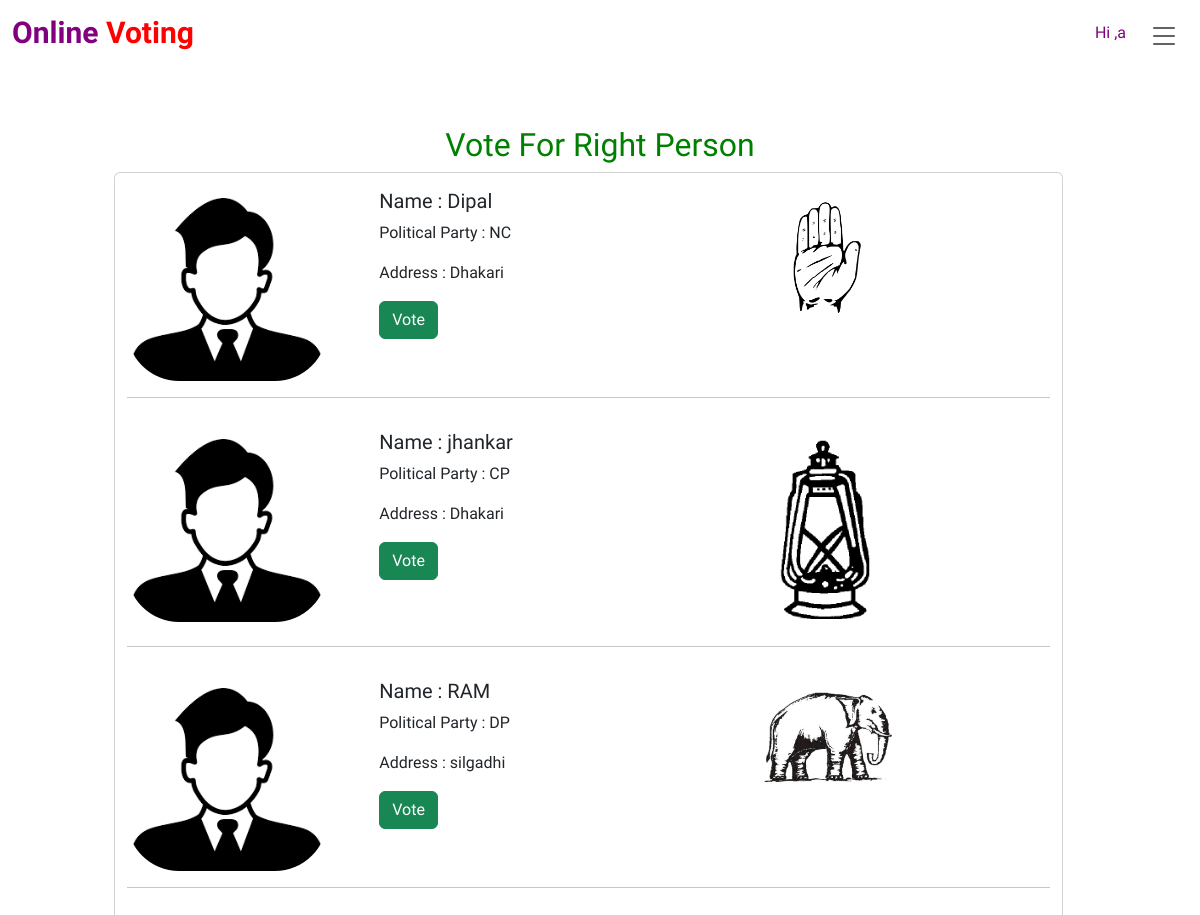
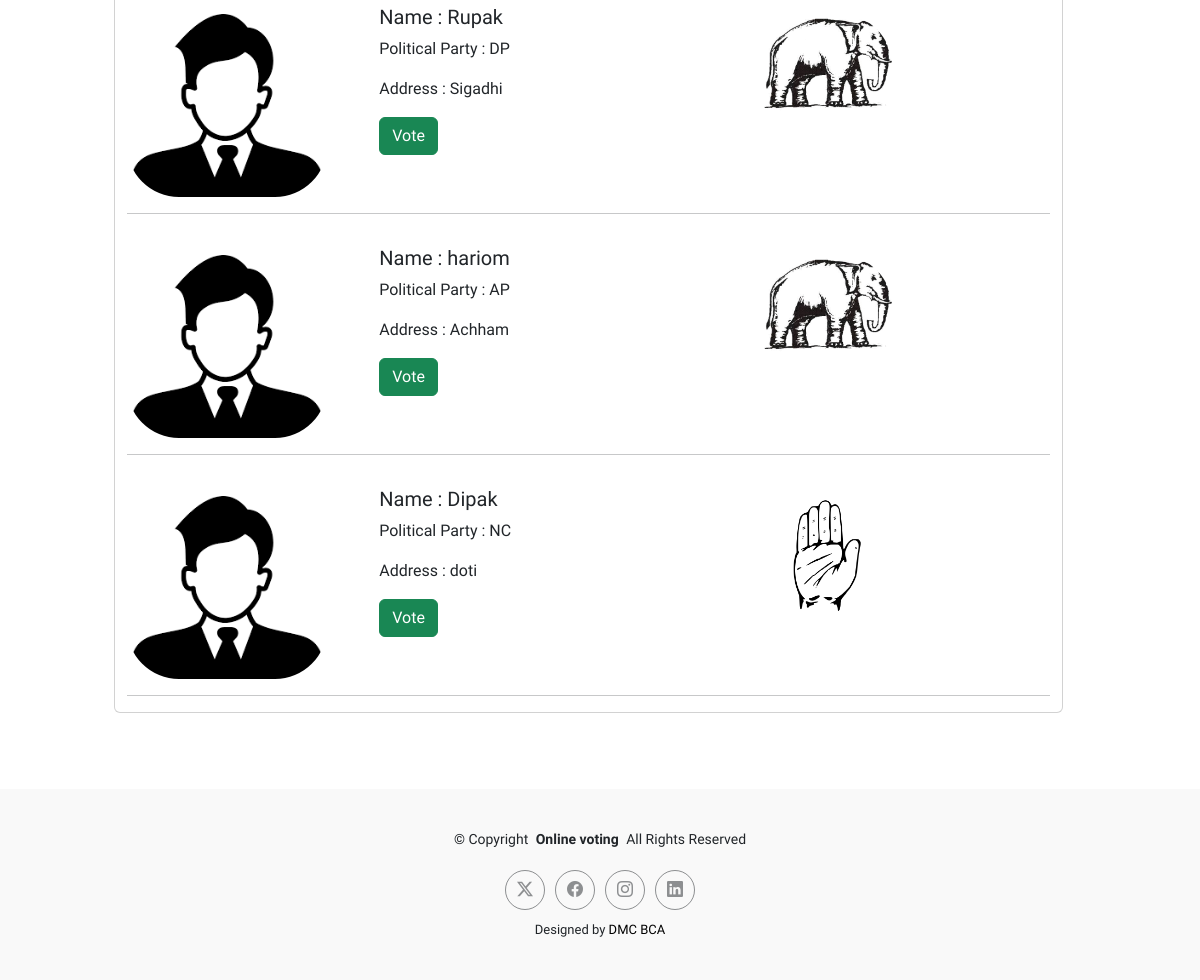
/voting.php?alert=logged (signed in), run on the app's committed database (2 pictures, top to bottom).
### tables this page shows
CREATE TABLE `candidates` (
  `id` int(11) NOT NULL,
  `name` varchar(100) NOT NULL,
  `party` varchar(100) DEFAULT NULL,
  `contact` bigint(20) NOT NULL,
  `Address` varchar(50) NOT NULL,
  `img_url` varchar(50) NOT NULL,
  `created_at` timestamp NOT NULL DEFAULT current_timestamp()
);

### function.php (called while the page is built, shortened)
<?php
function isLoggedIn(){
if(isset($_SESSION['userid'])&&isset($_SESSION['fname'])&&isset($_SESSION['role'])){
    return array(
        "userid" =>$_SESSION['userid'],
        "fname" =>$_SESSION['fname'],
        "role" =>$_SESSION['role']
        );
}
    return FALSE;
}
?>

### evoting.php (called while the page is built, shortened)
<?php
class evoting
{
    private $conn;
    public function __construct($connection)
    {
        $this->conn = $connection;
    }
    public function getVoterDetails()
    {
        $query = "select *from candidates";
        $stmt = $this->conn->prepare($query);
        if ($stmt->execute()) {
            $result = $stmt->fetchAll(PDO::FETCH_ASSOC);
            return $result;
        }
    }
}

### voting.php (the view, shortened to what this page needs)
<?php
require 'function.php';
require_once("evoting.php");
$userid = $_SESSION['userid'];
$getCandidates = new evoting($connection);
$getAll = $getCandidates->getVoterDetails();
$validateVoter = $getCandidates->checkVoter($userid);
?>
<!DOCTYPE html>
<html lang="en">
<head>
    <link href="assets/vendor/bootstrap/css/bootstrap.min.css" rel="stylesheet">
    <link href="assets/vendor/bootstrap-icons/bootstrap-icons.css" rel="stylesheet">
    <link href="assets/vendor/aos/aos.css" rel="stylesheet">
    <link href="assets/vendor/glightbox/css/glightbox.min.css" rel="stylesheet">
    <link href="assets/vendor/swiper/swiper-bundle.min.css" rel="stylesheet">
    <link href="assets/css/main.css" rel="stylesheet">
</head>
<body class="index-page">
    <header id="header" class="header d-flex align-items-center sticky-top">
        <div class="container-fluid  position-relative d-flex align-items-center justify-content-between">
            <a href="index.php" class="logo d-flex align-items-center">
                <h1 class="sitename"><span style="color:purple;"> Online</span> <span style="color:red; font-weight:600;"> Voting<span> </h1>
            </a>
            <h1 class="card-title"><span style="color: purple; float: right;margin-right: 62px; font-size: medium;"> Hi ,<?php echo isLoggedIn()['fname']; ?></span> </h1>
        </div>
    </header>
    <main class="main">
        <section id="portfolio" class="portfolio section">
            <div class="container form-container">
                <div class="row" style="  overflow-y: scroll;">
                    <div class="col-sm-8 offset-2">
                        <h2 class="text-center" style="color: green;">Vote For Right Person </h2>
                    </div>
                    <?php
                    if (empty($validateVoter)) { ?>
                        <div class="row">
                            <div class="card mb-3">
                                <?php
                                foreach ($getAll as $key => $value) { ?>
                                    <div class="row">
                                        <div class="col-md-3" style="margin-top: 25px;">
                                            <img src="<?php echo $value['img_url']; ?>" class="img-fluid" width='200' height='200' style="border-radius:52px">
                                        </div>
                                        <div class="col-md-5">
                                            <div class="card-body">
                                                <h5 class="card-title">Name : <?php echo $value['name']; ?></h5>
                                                <p class="card-text">Political Party : <?php echo $value['party']; ?></p>
                                                <p class="card-text">Address : <?php echo $value['Address']; ?></p>
                                                <form method="POST" action="action.php?form=voting_form">
                                                    <button type="submit" name="vote_btn" class="btn btn-success">Vote</button>
                                                </form>
                                            </div>
                                        </div>
                                        <div class="col-md-2" style="margin-top: 25px;">
                                            <?php if ($value['party'] == 'NC') { ?>
                                                <img src="assets/img/hand.png" class="img-fluid" width='200' height='200' style="border-radius:52px">
                                            <?php } ?>
                                            <?php if ($value['party'] == 'CP') { ?>
                                                <img src="assets/img/light.png" class="img-fluid" width='200' height='200' style="border-radius:52px">
                                            <?php } ?>
                                            <?php if ($value['party'] == 'AP') { ?>
                                                <img src="assets/img/elep.png" class="img-fluid" width='200' height='200' style="border-radius:52px">
                                            <?php } ?>
                                            <?php if ($value['party'] == 'DP') { ?>
                                                <img src="assets/img/elep.png" class="img-fluid" width='200' height='200' style="border-radius:52px">
                                            <?php } ?>
                                        </div>
                                    </div>
                                    <hr>
                                <?php } ?>
                            </div>
                        </div>
                    <?php } ?>
                </div>
            </div>
        </section>
    </main>
    <footer id="footer" class="footer light-background">
        <div class="container">
            <div class="copyright text-center ">
                <p>© <span>Copyright</span> <strong class="px-1 sitename">Online voting</strong> <span>All Rights Reserved</span></p>
            </div>
            <div class="social-links d-flex justify-content-center">
                <a href=""><i class="bi bi-twitter-x"></i></a>
                <a href=""><i class="bi bi-facebook"></i></a>
                <a href=""><i class="bi bi-instagram"></i></a>
                <a href=""><i class="bi bi-linkedin"></i></a>
            </div>
            <div class="credits">
                Designed by <a href="#">DMC BCA</a>
            </div>
        </div>
    </footer>
</body>
</html>

### assets/css/main.css (style rules this page uses)
:root { --default-font: "Inconsolata", system-ui, -apple-system, "Segoe UI", Roboto, "Helvetica Neue", Arial, "Noto Sans", "Liberation Sans", sans-serif, "Apple Color Emoji", "Segoe UI Emoji", "Segoe UI Symbol", "Noto Color Emoji"; --heading-font: "Inconsolata", sans-serif; --nav-font: "Inconsolata", sans-serif; }
:root { --background-color: #ffffff; --default-color: #212529; --heading-color: #000000; --accent-color: #000000; --surface-color: #ffffff; --contrast-color: #ffffff; }
:root { --nav-color: #5b5b5b; --nav-hover-color: #000000; --nav-mobile-background-color: #f5f5f5; --nav-dropdown-background-color: #ffffff; --nav-dropdown-color: #5b5b5b; --nav-dropdown-hover-color: #000000; }
.light-background { --background-color: #f9f9f9; --surface-color: #ffffff; }
:root { scroll-behavior: smooth; }
body { color: var(--default-color); background-color: var(--background-color); font-family: var(--default-font); }
a { color: var(--accent-color); text-decoration: none; transition: 0.3s; }
h1, h2, h3, h4, h5, h6 { color: var(--heading-color); font-family: var(--heading-font); }
.header { color: var(--default-color); background-color: var(--background-color); padding: 15px 0; transition: all 0.5s; z-index: 997; }
.header .logo { line-height: 1; }
.header .logo h1 { font-size: 30px; margin: 0; font-weight: 700; color: var(--heading-color); }
.footer { color: var(--default-color); background-color: var(--background-color); font-size: 14px; padding: 40px 0; position: relative; }
.footer .copyright p { margin-bottom: 0; }
.footer .social-links { margin-top: 20px; }
.footer .social-links a { display: flex; align-items: center; justify-content: center; width: 40px; height: 40px; border-radius: 50%; border: 1px solid color-mix(in srgb, var(--default-color), transparent 50%); font-size: 16px; color: color-mix(in srgb, var(--default-color), transparent 50%); margin: 0 5px; transition: 0.3s; }
.footer .credits { margin-top: 10px; font-size: 13px; text-align: center; }
section, .section { color: var(--default-color); background-color: var(--background-color); padding: 60px 0; scroll-margin-top: 90px; overflow: clip; }

### voting.php (style rules this page uses)
.form-container { display: flex; justify-content: center; align-items: center; }

### data on the page
candidates: img_url (picture), name "Dipal", party "NC", Address "Dhakari"
candidates: img_url (picture), name "jhankar", party "CP", Address "Dhakari"
candidates: img_url (picture), name "RAM", party "DP", Address "silgadhi"
candidates: img_url (picture), name "Rupak", party "DP", Address "Sigadhi"
candidates: img_url (picture), name "hariom", party "AP", Address "Achham"
candidates: img_url (picture), name "Dipak", party "NC", Address "doti"

### other printed values
isLoggedIn()['fname'] "a"
